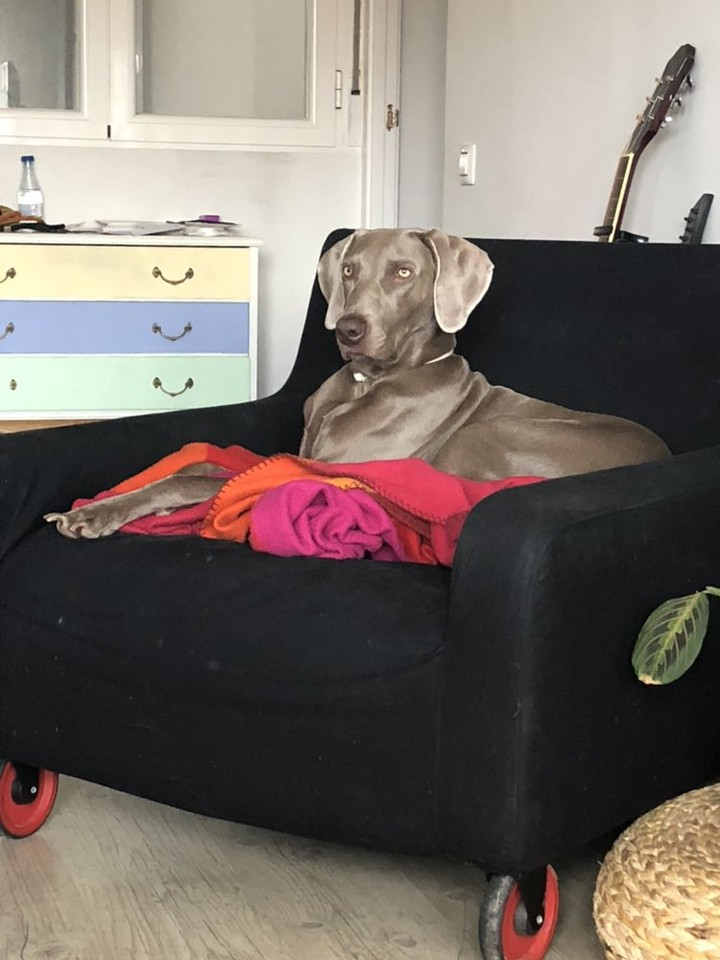
#> input picture test_img_dog.jpg, 720 x 960 px
$ python testing.py
#> lines starting #> are read from the running program, lines starting #| are printed output that depends on the picture
import cv2 as cv
import numpy as np
import matplotlib.pyplot as plt
import random
# Read image
input_image = cv.imread("test_img_dog.jpg")
#> input_image is the input picture: shape (960, 720, 3); mean B, G, R 102.7, 109.3, 118.9
new_image = []
count = 0
each_pix = 2
for y in range(len(input_image)):
    if y % 2 == 0:
        new_image.append([])
    for x in range(len(input_image[y])):
        if x % 2 == 0:
            new_image[-1].append(input_image[y][x])
#> after the loop, new_image = 480 items
new_image = np.array(new_image)
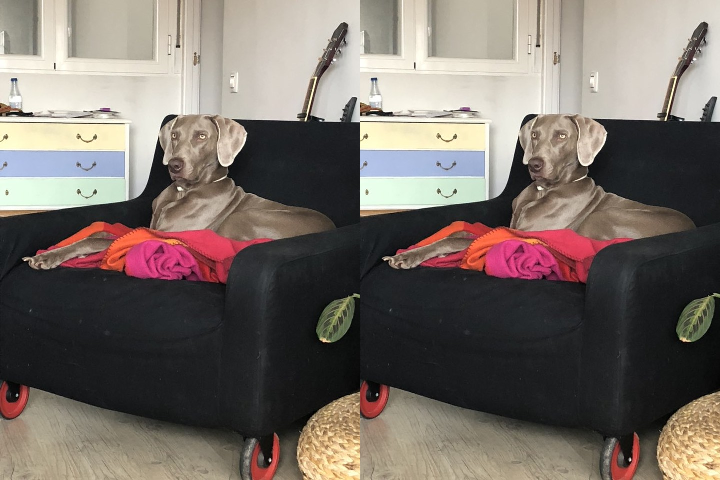
#> new_image: shape (480, 720, 3); mean of channels 0, 1, 2 102.7, 109.3, 118.9; drawn as B, G, R

comp_image = cv.imread("test_img_dog.jpg")

# Plotting
fig, ax = plt.subplots(1, 2, figsize=(16, 8))
fig.tight_layout()

# Display original image
ax[0].imshow(cv.cvtColor(new_image, cv.COLOR_BGR2RGB))
ax[0].set_title("Manipulated image")

#Display grayscale image
ax[1].imshow(cv.cvtColor(comp_image, cv.COLOR_BGR2RGB))
ax[1].set_title("Original image")

plt.show()
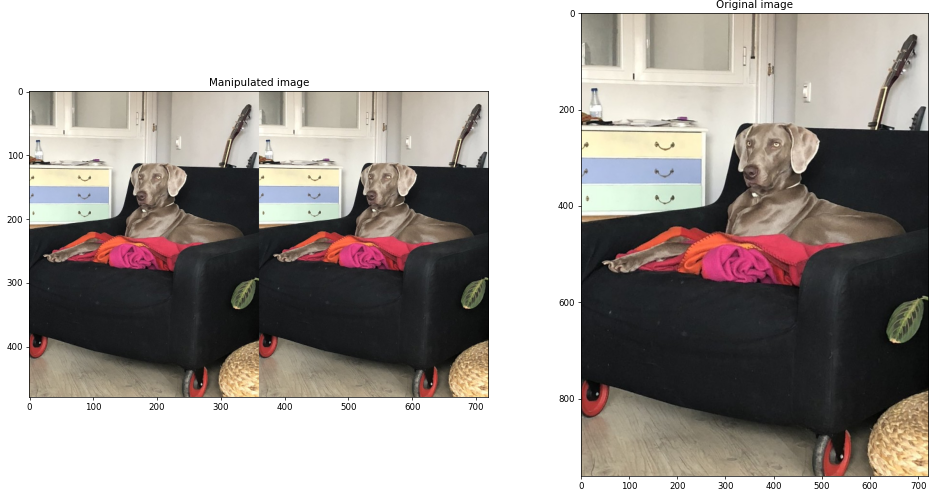
#> figure drawn by matplotlib, 2 panels
